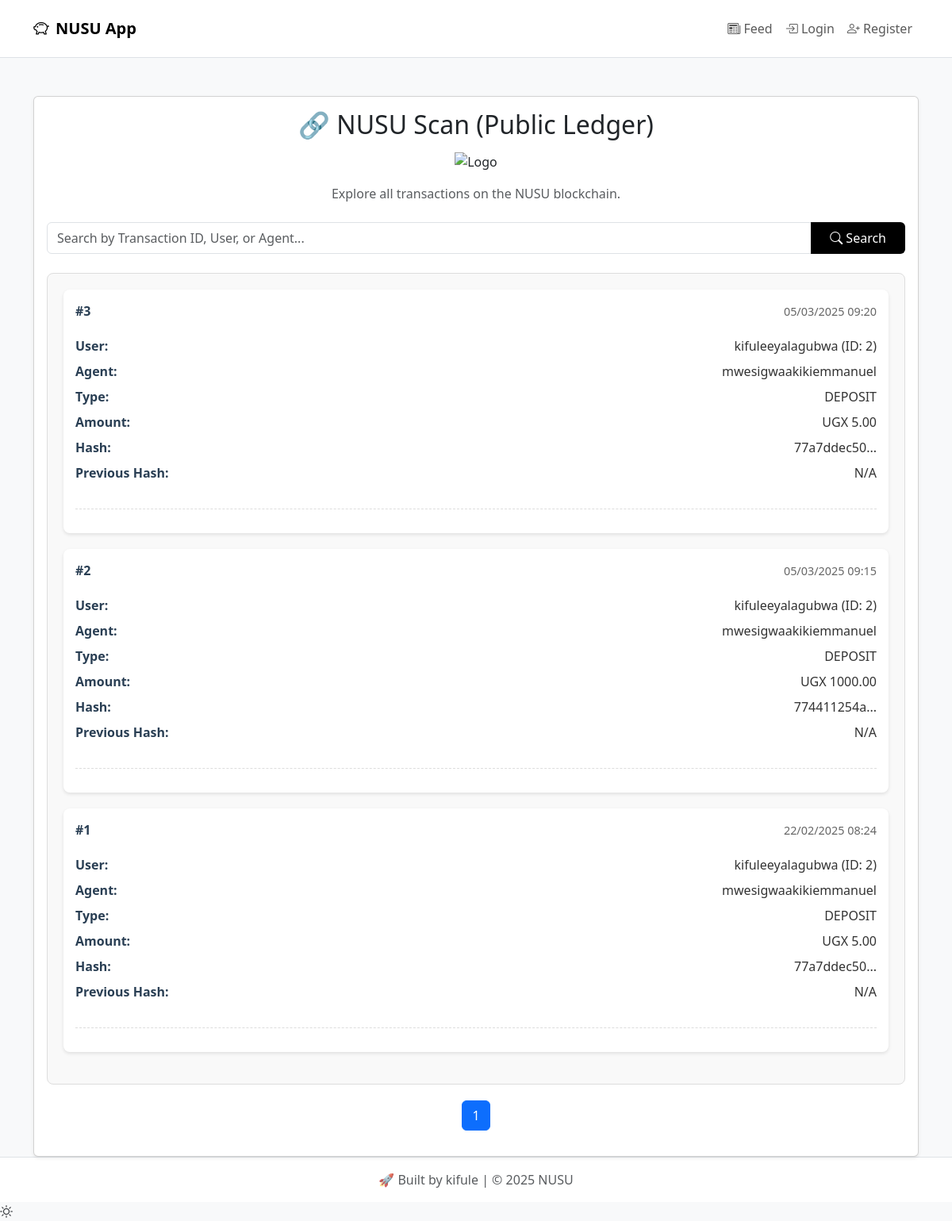
The app's page /transactions/ledger/ with its own data.
### transactions/models.py (models this page shows, shortened)
class Transaction(models.Model):
    user = models.ForeignKey(
        User,
        on_delete=models.CASCADE,
        related_name='user_transactions'  # Unique related name
    )
    agent = models.ForeignKey(
        User,
        on_delete=models.SET_NULL,
        null=True,
        blank=True,
        related_name='agent_transactions'  # Unique related name
    )
    amount = models.DecimalField(max_digits=12, decimal_places=2)
    transaction_type = models.CharField(max_length=20, default='withdrawal')
    timestamp = models.DateTimeField(auto_now_add=True)
    hashed_detail = models.CharField(max_length=64, blank=True, null=True)
    previous_hash = models.CharField(max_length=64, blank=True, null=True)

### users/models.py (models this page shows, shortened)
class CustomUser(AbstractUser):
    is_agent = models.BooleanField(default=False)
    is_verified = models.BooleanField(default=False)

### transactions/views.py (the view)
# urls.py: path('ledger/', public_ledger, name='public_ledger'),
def public_ledger(request):
    query = request.GET.get('q')
    transactions = Transaction.objects.all().order_by('-timestamp')
    if query:
        transactions = transactions.filter(
            Q(id__icontains=query) |
            Q(user__username__icontains=query) |
            Q(agent__username__icontains=query)
        )
    paginator = Paginator(transactions, 20)  # Show 20 transactions per page
    page_number = request.GET.get('page')
    transactions = paginator.get_page(page_number)
    return render(request, 'transactions/public_ledger.html', {'transactions': transactions})

### core/context_processors.py (called while the page is built)
def notifications(request):
    context = {
        'unread_notifications': [],
        'unread_notifications_count': 0,
        'is_retweeted_by_user': lambda tweet: False  # Default value for anonymous users
    }
    if request.user.is_authenticated:
        context.update({
            'unread_notifications': request.user.notifications.filter(is_read=False).order_by('-created_at')[:5],
            'unread_notifications_count': request.user.notifications.filter(is_read=False).count(),
            'is_retweeted_by_user': lambda tweet: tweet.is_retweeted_by(request.user)  # Add this line
        })
    return context

### templates/transactions/public_ledger.html (shortened to what this page needs)
{% extends "base.html" %}
{% load static %}
{% block extra_scripts %}
<link rel="stylesheet" href="https://code.jquery.com/ui/1.12.1/themes/base/jquery-ui.css">
{% endblock %}
{% block content %}
<div class="card shadow-sm mx-auto" style="max-width: 1200px;">
    <div class="card-body">
        <div class="text-center mb-4">
            <h2 class="mb-3">🔗 NUSU Scan (Public Ledger)</h2>
            <img src="{% static 'images/logo.png' %}" alt="Logo" style="height: 80px;" class="mb-3">
            <p class="text-muted">Explore all transactions on the NUSU blockchain.</p>
        </div>
        <div class="mb-4">
            <form method="get" action="{% url 'transactions:public_ledger' %}">
                <div class="input-group">
                    <input type="text" id="search-bar" name="q" class="form-control" placeholder="Search by Transaction ID, User, or Agent..." value="{{ request.GET.q }}">
                    <button type="submit" class="btn btn-dark">
                        <i class="bi bi-search"></i> Search
                    </button>
                </div>
            </form>
        </div>
        <div class="ledger-container">
            {% for tx in transactions %}
            <div class="ledger-item">
                <div class="ledger-header">
                    <span class="ledger-id">#{{ tx.id }}</span>
                    <span class="ledger-date">{{ tx.timestamp|date:"d/m/Y H:i" }}</span>
                </div>
                <div class="ledger-body">
                    <div class="ledger-row">
                        <span class="ledger-label">User:</span>
                        <span class="ledger-value">{{ tx.user.username }} (ID: {{ tx.user.id }})</span>
                    </div>
                    <div class="ledger-row">
                        <span class="ledger-label">Agent:</span>
                        <span class="ledger-value">
                            {% if tx.agent %}
                                {{ tx.agent.username }}
                            {% else %}
                                System
                            {% endif %}
                        </span>
                    </div>
                    <div class="ledger-row">
                        <span class="ledger-label">Type:</span>
                        <span class="ledger-value text-uppercase">{{ tx.transaction_type }}</span>
                    </div>
                    <div class="ledger-row">
                        <span class="ledger-label">Amount:</span>
                        <span class="ledger-value">
                            {% if tx.transaction_type == 'deposit' %}
                                UGX {{ tx.amount }}
                            {% else %}
                                {{ tx.amount }} Tokens
                            {% endif %}
                        </span>
                    </div>
                    <div class="ledger-row">
                        <span class="ledger-label">Hash:</span>
                        <span class="ledger-value">
                            {% if tx.hashed_detail %}
                                77{{ tx.hashed_detail|slice:"2:10" }}...
                            {% else %}
                                N/A
                            {% endif %}
                        </span>
                    </div>
                    <div class="ledger-row">
                        <span class="ledger-label">Previous Hash:</span>
                        <span class="ledger-value">
                            {% if tx.previous_hash %}
                                77{{ tx.previous_hash|slice:"2:10" }}...
                            {% else %}
                                N/A
                            {% endif %}
                        </span>
                    </div>
                </div>
                <div class="ledger-divider"></div>
            </div>
            {% empty %}
            <div class="text-center py-4">
                <p>No transactions found.</p>
            </div>
            {% endfor %}
        </div>
        <nav aria-label="Page navigation">
            <ul class="pagination justify-content-center">
                {% for num in transactions.paginator.page_range %}
                <li class="page-item {% if transactions.number == num %}active{% endif %}">
                    <a class="page-link" href="?page={{ num }}{% if request.GET.q %}&q={{ request.GET.q }}{% endif %}">{{ num }}</a>
                </li>
                {% endfor %}
            </ul>
        </nav>
    </div>
</div>
{% endblock %}

### static/css/style.css (style rules this page uses)
body.bg-light { background-color: #f8f9fa !important; min-height: 100vh; display: flex; flex-direction: column; }
.btn-dark { background-color: black; border: none; padding: 0.5rem 1.5rem; }

### templates/transactions/public_ledger.html (style rules this page uses)
.ledger-container { border: 1px solid #ddd; border-radius: 8px; padding: 20px; background-color: #f9f9f9; }
.ledger-item { margin-bottom: 20px; padding: 15px; background-color: #fff; border-radius: 8px; box-shadow: 0 2px 4px rgba(0, 0, 0, 0.1); }
.ledger-header { display: flex; justify-content: space-between; align-items: center; margin-bottom: 10px; }
.ledger-id { font-weight: bold; color: #2A3F54; }
.ledger-date { color: #666; font-size: 0.9em; }
.ledger-body { padding: 10px 0; }
.ledger-row { display: flex; justify-content: space-between; margin-bottom: 8px; }
.ledger-label { font-weight: bold; color: #2A3F54; }
.ledger-value { color: #333; }
.ledger-divider { border-bottom: 1px dashed #ddd; margin: 15px 0; }
.pagination { margin-top: 20px; }

### records on screen
Transaction: id "3", timestamp "05/03/2025 09:20", user.username "kifuleeyalagubwa", user.id "2", agent.username "mwesigwaakikiemmanuel", transaction_type "DEPOSIT", amount "5.00", hashed_detail "a7ddec50", shows "N/A"
Transaction: id "2", timestamp "05/03/2025 09:15", user.username "kifuleeyalagubwa", user.id "2", agent.username "mwesigwaakikiemmanuel", transaction_type "DEPOSIT", amount "1000.00", hashed_detail "4411254a", shows "N/A"
Transaction: id "1", timestamp "22/02/2025 08:24", user.username "kifuleeyalagubwa", user.id "2", agent.username "mwesigwaakikiemmanuel", transaction_type "DEPOSIT", amount "5.00", hashed_detail "a7ddec50", shows "N/A"

### other values on screen
{{ num }} "1"
